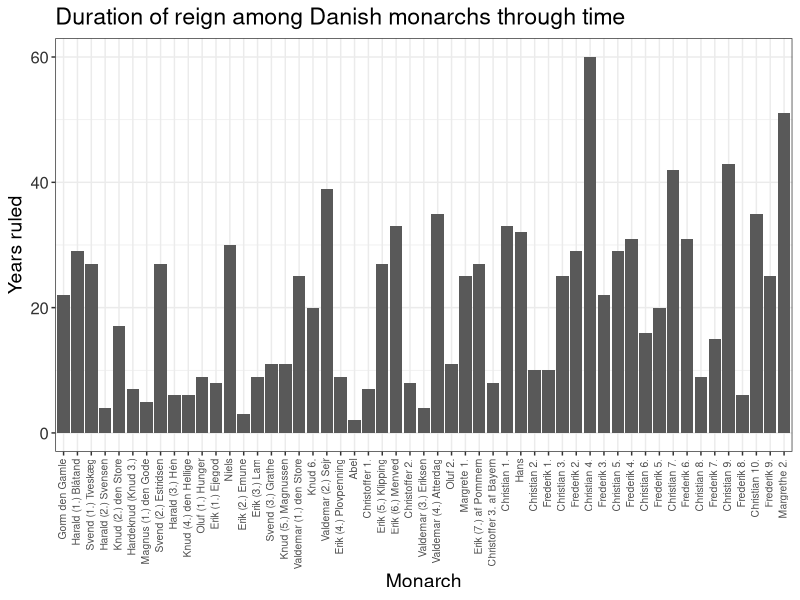
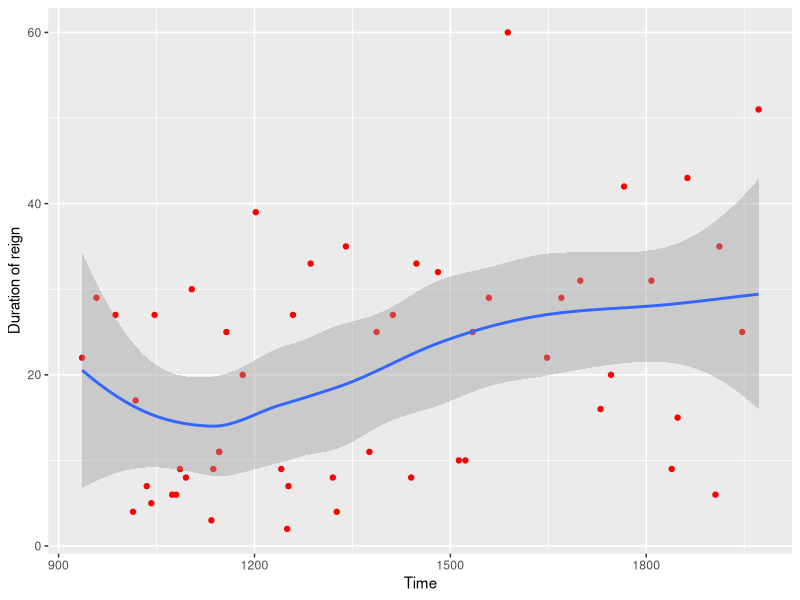

These charts were generated, in order, by the following R code:
## ---- chunk 1
library(tidyverse)
library(ggplot2)
## ---- chunk 2
monarker <- read_csv2("data/HW2_due19-09_2_tidyversion.csv")
monarker
## ---- chunk 3
# monarker %>% 
#   mutate(regeringstid = regent_til - regent_fra)

## ---- chunk 4

monarker %>%
  ggplot(aes(x = reorder(monark, +nr_monark), y = regeringstid)) +
  geom_bar(stat = "identity") +
  geom_smooth() +
  labs(title = "Duration of reign among Danish monarchs through time",
       x = "Monarch",
       y = "Years ruled") +
  theme_bw() +
  theme(axis.text.x = element_text(size = 7.5, angle = 90, hjust = 1, vjust = 0.3),
        axis.text.y = element_text(colour = "grey20", size = 12),
        text = element_text(size = 14))

## ---- chunk 5
monarker %>% 
  ggplot(aes(x = regent_fra, y = regeringstid))+
  geom_point(color="red")+
  geom_smooth()+
  labs(x="Time",y="Duration of reign")
